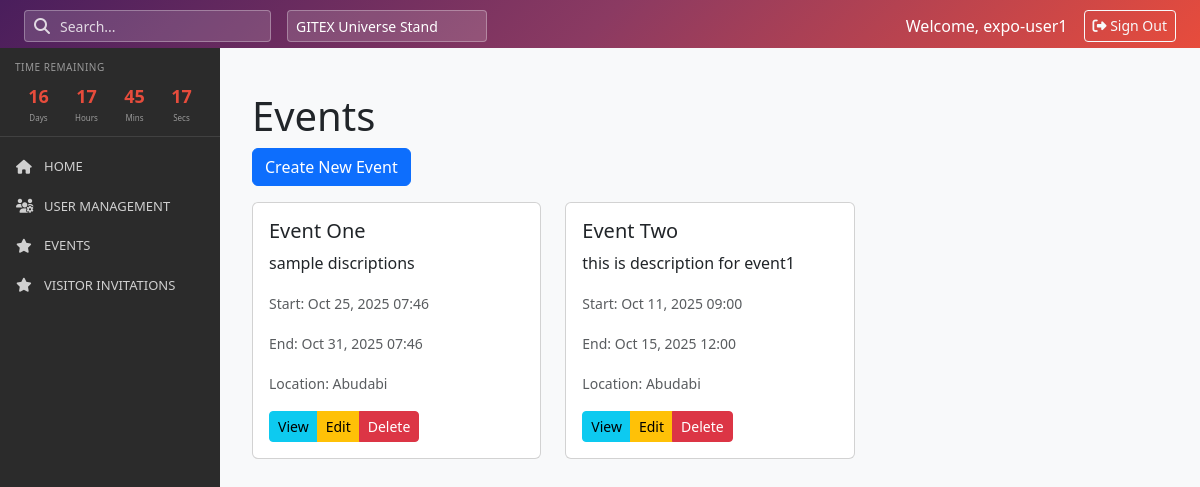
/events/ (signed in), run on the app's committed database.
### accounts/models.py (models this page shows, shortened)
class User(AbstractUser, TimestampedModel):
    user_type = models.CharField(
        max_length=20,
        choices=UserType.choices(),
        default=UserType.EXHIBITOR_TEAM.value,
        db_index=True
    )
    email = models.EmailField(unique=True)
    phone_number = PhoneNumberField(blank=True, null=True)
    specialization = models.CharField(
        max_length=20,
        choices=Specialization.choices(),
        blank=True,
        null=True
    )
    company_name = models.CharField(max_length=255, blank=True, null=True)
    position = models.CharField(max_length=100, blank=True, null=True)
    lead_capture_access = models.BooleanField(default=False)
    lead_export_access = models.BooleanField(default=False)
    USERNAME_FIELD = 'email'
    REQUIRED_FIELDS = ['username']
    class Meta:
        permissions = [
            ("can_manage_events", "Can manage events"),
            ("can_manage_exhibitors", "Can manage exhibitors"),
            ("can_manage_invitations", "Can manage invitations"),
            ("can_manage_team_members", "Can manage team members"),
        ]

### events/models.py (models this page shows, shortened)
class Event(TimestampedModel):
    name = models.CharField(max_length=255)
    description = models.TextField(blank=True, null=True)
    start_date = models.DateTimeField()
    end_date = models.DateTimeField()
    location = models.CharField(max_length=255, blank=True, null=True)
    created_by = models.ForeignKey(
        User,
        on_delete=models.SET_NULL,
        null=True,
        related_name='created_events'
    )

### events/views.py (the view)
# urls.py: path('events/', views.event_list, name='event_list'),
@login_required
def event_list(request):
    events = Event.objects.all()
    return render(request, 'events/event_list.html', {'object_list': events})

### templates/events/event_list.html (shortened to what this page needs)
{% extends 'base/base.html' %}
{% load static %}
{% block content %}
<div class="container mt-4">
    <h1>Events</h1>
    <a href="{% url 'events:event_create' %}" class="btn btn-primary mb-3">Create New Event</a>
    <div class="row">
        {% for event in object_list %}
        <div class="col-md-4 mb-3">
            <div class="card">
                <div class="card-body">
                    <h5 class="card-title">{{ event.name }}</h5>
                    <p class="card-text">{{ event.description|truncatewords:20 }}</p>
                    <p class="card-text"><small class="text-muted">Start: {{ event.start_date|date:"M d, Y H:i" }}</small></p>
                    <p class="card-text"><small class="text-muted">End: {{ event.end_date|date:"M d, Y H:i" }}</small></p>
                    <p class="card-text"><small class="text-muted">Location: {{ event.location }}</small></p>
                    <div class="btn-group">
                        <a href="{% url 'events:event_detail' event.pk %}" class="btn btn-info btn-sm">View</a>
                        <a href="{% url 'events:event_update' event.pk %}" class="btn btn-warning btn-sm">Edit</a>
                        <a href="{% url 'events:event_delete' event.pk %}" class="btn btn-danger btn-sm">Delete</a>
                    </div>
                </div>
            </div>
        </div>
        {% empty %}
        <div class="col-12">
            <p>No events found.</p>
        </div>
        {% endfor %}
    </div>
</div>
{% endblock %}

### templates/base/base.html (shortened to what this page needs)
<!DOCTYPE html>
<html lang="en">
<head>
    <link href="https://cdn.jsdelivr.net/npm/bootstrap@5.3.0/dist/css/bootstrap.min.css" rel="stylesheet">
    <link rel="stylesheet" href="https://cdnjs.cloudflare.com/ajax/libs/font-awesome/6.4.0/css/all.min.css">
    <link href="https://cdn.jsdelivr.net/npm/select2@4.1.0-rc.0/dist/css/select2.min.css" rel="stylesheet">
    <link href="https://cdn.jsdelivr.net/npm/select2-bootstrap-5-theme@1.3.0/dist/select2-bootstrap-5-theme.min.css" rel="stylesheet">
    <link rel="stylesheet" href="https://cdn.datatables.net/1.13.6/css/dataTables.bootstrap5.min.css">
</head>
<body>
    <div class="top-header">
        <div class="container-fluid px-4">
            <div class="row align-items-center">
                <div class="col-md-6">
                    <div class="d-flex align-items-center gap-3">
                        <div class="search-wrapper">
                            <i class="fas fa-search search-icon"></i>
                            <input type="text" class="form-control search-input form-control-sm" placeholder="Search...">
                        </div>
                        <select class="form-select form-select-sm" style="width: 200px; background: rgba(255,255,255,0.15); border-color: rgba(255,255,255,0.3); color: white; height: 32px;">
                            <option>GITEX Universe Stand</option>
                        </select>
                    </div>
                </div>
                <div class="col-md-6 text-end d-flex align-items-center justify-content-end">
                    <span class="me-3">Welcome, {% if user.is_authenticated %}{{ user.get_full_name|default:user.username }}{% else %}Guest{% endif %}</span>
                    {% if user.is_authenticated %}
                        <a href="{% url 'accounts:logout' %}" class="btn btn-sm btn-outline-light" style="height: 32px;">
                            <i class="fas fa-sign-out-alt"></i> Sign Out
                        </a>
                    {% else %}
                        <a href="{% url 'accounts:login' %}" class="btn btn-sm btn-outline-light" style="height: 32px;">
                            <i class="fas fa-sign-in-alt"></i> Sign In
                        </a>
                    {% endif %}
                </div>
            </div>
        </div>
    </div>
    <div class="app-wrapper">
        <nav class="sidebar" id="sidebar">
            {% include 'components/_sidebar.html' %}
        </nav>
        <main class="main-content">
            {% block content %}{% endblock %}
        </main>
    </div>
</body>
</html>

### data on the page
User: get_full_name "expo-user1"
Event: name "Event One", description "sample discriptions", start_date "Oct 25, 2025 07:46", end_date "Oct 31, 2025 07:46", location "Abudabi"
Event: name "Event Two", description "this is description for event1", start_date "Oct 11, 2025 09:00", end_date "Oct 15, 2025 12:00", location "Abudabi"
